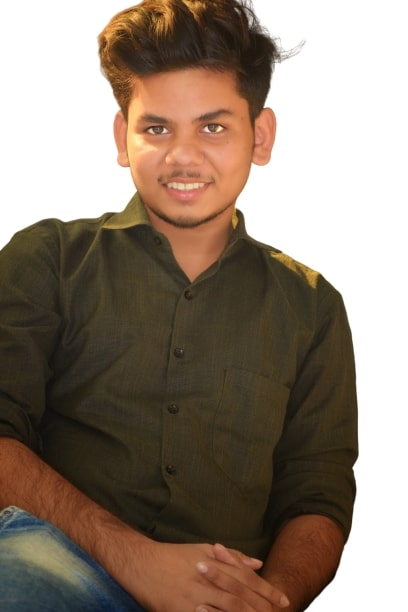
#> input picture Face Dtection/test.jpg, 408 x 612 px, found by its file name
$ jupyter execute 'Image Processing (OpenCV-Hands-on).ipynb'
#> lines starting #> are read from the running program, lines starting #| are printed output that depends on the picture; after the words box and inside, x2 and y2 are one past the last pixel; in counts of white or black regions, pixels touching at a corner belong together
# Image processing scripts

[cell 1]
import imutils
import cv2

## Loading and displaying an image

[cell 2]
image = cv2.imread("/home/dheeraj/my_projects/my_project_env/practice/motion_detector/Face Dtection/test.jpg")
#> image is the input picture: shape (612, 408, 3); mean B, G, R 115.9, 129.5, 144.9
(h, w, d) = image.shape
#> h = 612; w = 408; d = 3
print("width={}, height={}, depth={}".format(w, h, d))
#| width=408, height=612, depth=3

[cell 3]
cv2.imshow("Image", image)
cv2.waitKey(0)
cv2.destroyAllWindows()

## Accessing individual pixels

[cell 4]
(B, G, R) = image[300, 80 ]
#> B = 36; G = 47; R = 51
print("R={}, G={}, B={}".format(R, G, B))
#| R=51, G=47, B=36

## Array slicing and cropping

[cell 5]
roi = image[0:244, 98:292 ]   #it cuts my face into a slice
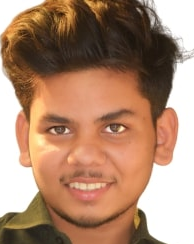
#> roi: shape (244, 194, 3); mean B, G, R 112.7, 136.9, 174.1
cv2.imshow("ROI", roi)
cv2.waitKey(0)
cv2.destroyAllWindows()

## Resizing images

[cell 6]
resized = cv2.resize(image, (200, 200))
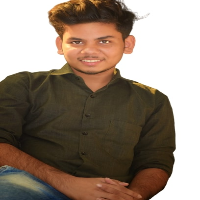
#> resized: shape (200, 200, 3); mean B, G, R 115.8, 129.4, 144.8
cv2.imshow("Fixed Resizing", resized)
cv2.waitKey(0)
cv2.destroyAllWindows()

[cell 7]
r = 200.0 / w
#> r = 0.49
dim = (200, int(h * r))
#> dim = (200, 300)
resized = cv2.resize(image, dim)
#> resized: shape (300, 200, 3)
cv2.imshow("Aspect Ratio Resize", resized)
(h, w, d) = resized.shape
#> h = 300; w = 200
print("width={}, height={}, depth={}".format(w, h, d))
#| width=200, height=300, depth=3
cv2.waitKey(0)
cv2.destroyAllWindows()

[cell 8]
resized = imutils.resize(image, width=200)
cv2.imshow("Imutils Resize", resized)
cv2.waitKey(0)
cv2.destroyAllWindows()

## Rotating an image

[cell 9]
center = (w // 2, h // 2)
#> center = (100, 150)
M = cv2.getRotationMatrix2D(center, -90, 1.0)
#> M = [[6.12e-17, -1, 250], [1, 6.12e-17, 50]]
rotated = cv2.warpAffine(image, M, (w, h))
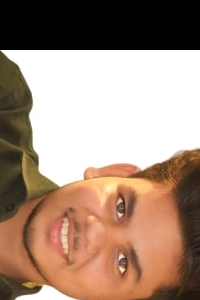
#> rotated: shape (300, 200, 3); mean B, G, R 124.1, 140.4, 165.4
cv2.imshow("OpenCV Rotation", rotated)
cv2.waitKey(0)
cv2.destroyAllWindows()

[cell 10]
rotated = imutils.rotate_bound(image, 40)   #'rotate_bound' is better than 'rotate'
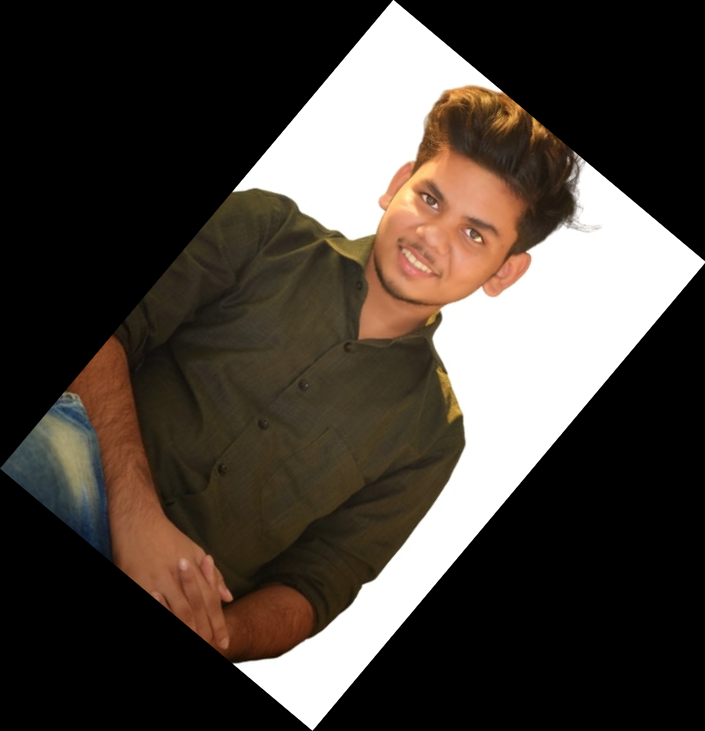
#> rotated: shape (731, 705, 3); mean B, G, R 56.1, 62.8, 70.2
cv2.imshow("Imutils Rotation", rotated)
cv2.waitKey(0)
cv2.destroyAllWindows()

## Smoothing an image

[cell 11]
blurred = cv2.GaussianBlur(image, (15, 15), 0)
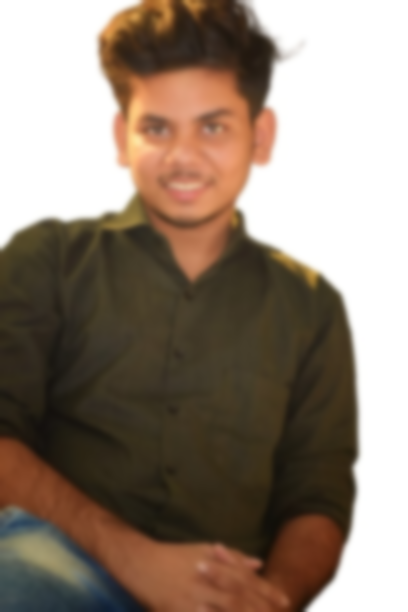
#> blurred: shape (612, 408, 3); mean B, G, R 115.9, 129.5, 144.9
cv2.imshow("Blurred", blurred)
cv2.waitKey(0)
cv2.destroyAllWindows()

## Drawing on an image

[cell 12]
output = image.copy()
cv2.rectangle(output, (98, 0), (292, 244), (255, 255, 0), 3)
cv2.imshow("Rectangle", output)
cv2.waitKey(0)
cv2.destroyAllWindows()

[cell 13]
output = image.copy()
cv2.circle(output, (193, 142), 95, (255, 0, 0), 2)
cv2.imshow("Circle", output)
cv2.waitKey(0)
cv2.destroyAllWindows()

### Adding Text
Get various Fonts: https://docs.opencv.org/3.4.1/d0/de1/group__core.html#ga0f9314ea6e35f99bb23f29567fc16e11

[cell 14]
output = image.copy()
cv2.rectangle(output, (98, 0), (292, 244), (255, 255, 0), 2)
cv2.putText(output, "Dheeraj, 20", (125, 264),
    cv2.FONT_HERSHEY_SIMPLEX, 0.8, (0, 0, 255), 2)
cv2.imshow("Text", output)
cv2.waitKey(0)
cv2.destroyAllWindows()

# OpenCv tutorial/Application of previous scripts

## Counting Objects

### Converting to grayscale

[cell 15]
# image = cv2.imread("/home/dheeraj/my_projects/my_project_env/practice/motion_detector/OpenCV handson/rubrics.png")
image = cv2.imread("/home/dheeraj/my_projects/my_project_env/practice/motion_detector/Face Dtection/test.jpg")

cv2.imshow("Image", image)
cv2.waitKey(0)
cv2.destroyAllWindows()

[cell 16]
gray = cv2.cvtColor(image, cv2.COLOR_BGR2GRAY)
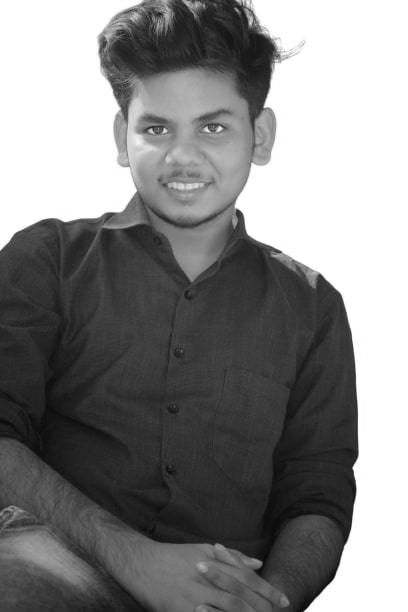
#> gray: shape (612, 408); min 4, max 255, mean 132.6
cv2.imshow("Gray", gray)
# cv2.imwrite('/home/dheeraj/my_projects/my_project_env/practice/motion_detector/OpenCV handson/rubrics_gray.png',gray)
cv2.waitKey(0)
cv2.destroyAllWindows()

## Edge detection

[cell 17]
edged = cv2.Canny(gray, 100, 200)
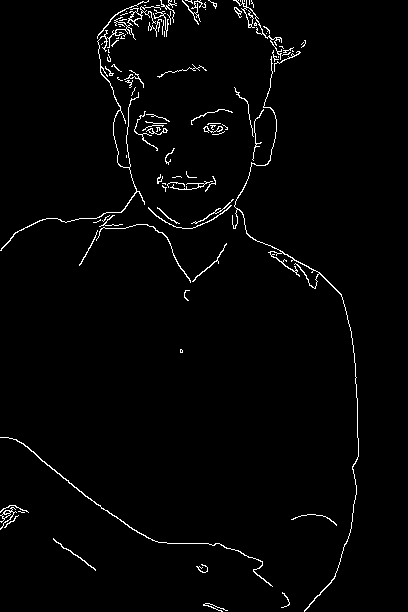
#> edged: shape (612, 408); 2% white in thin lines or dots, all inside (x1, y1, x2, y2) = (0, 0, 359, 612)
cv2.imshow("Edged", edged)
# cv2.imwrite('/home/dheeraj/my_projects/my_project_env/practice/motion_detector/OpenCV handson/rubrics_edge.png',edged)
cv2.waitKey(0)
cv2.destroyAllWindows()

## Thresholding

[cell 18]
thresh = cv2.threshold(gray, 10, 250, cv2.THRESH_BINARY_INV)[1]
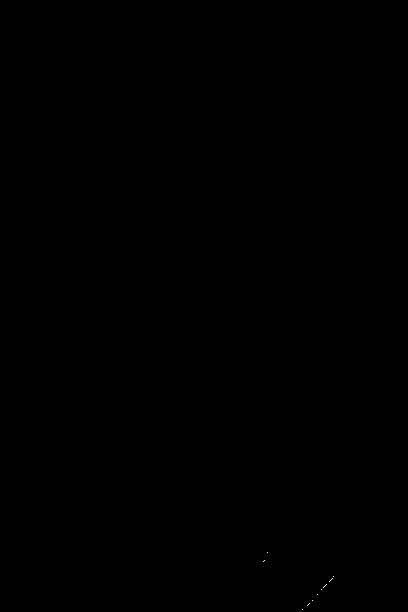
#> thresh: shape (612, 408); values 0 (black) and 250 (white), 0.01% white in thin lines or dots, all inside (x1, y1, x2, y2) = (263, 552, 334, 610)
cv2.imshow("Thresh", thresh)
cv2.waitKey(0)
cv2.destroyAllWindows()

[cell 19]
cnts = cv2.findContours(thresh.copy(), cv2.RETR_EXTERNAL,
    cv2.CHAIN_APPROX_SIMPLE)
#> cnts = 10 contours, all with area under 20
cnts = imutils.grab_contours(cnts)
output = image.copy()
for c in cnts:
    cv2.drawContours(output, [c], -1, (240, 0, 159), 5)
    cv2.imshow("Contours", output)
#> this loop made 10 passes
#> c on passes 1 to 10: [[302, 609]], [[309, 603], [307, 605]], [[312, 600]], [[317, 594]], [[321, 589]], [[326, 584], [323, 587]], [[332, 578], [329, 581]], [[333, 576]], [[264, 560], [263, 561]], [[267, 552]]
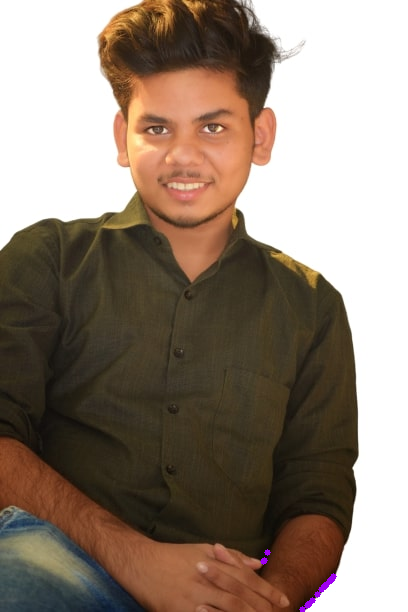
#> output: shape (612, 408, 3); 0.13% of pixels changed, all inside (x1, y1, x2, y2) = (260, 549, 337, 612)
cv2.waitKey(0)
cv2.destroyAllWindows()
print(len(cnts))
#| 10

[cell 20]
text = "I found {} objects!".format(len(cnts))
#> text = 'I found 10 objects!'
cv2.putText(output, text, (10, 25),  cv2.FONT_HERSHEY_SIMPLEX, 0.7,
    (240, 0, 159), 2)
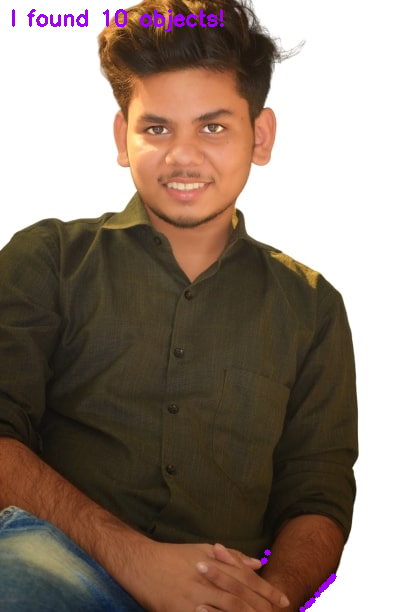
#> output: shape (612, 408, 3); 0.54% of pixels changed, all inside (x1, y1, x2, y2) = (12, 9, 224, 32)
cv2.imshow("Contours", output)
cv2.waitKey(0)
cv2.destroyAllWindows()
